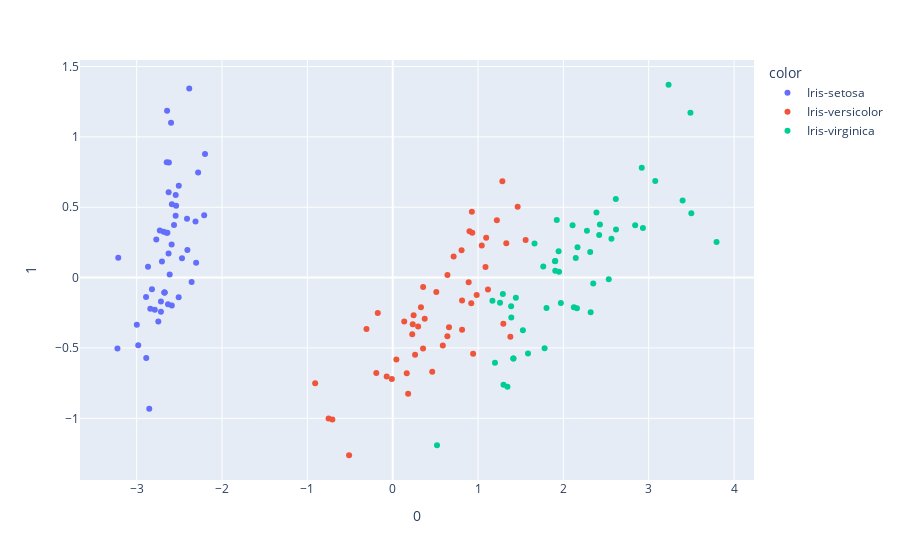

This figure's notebook cell:
### Code cell
import plotly.express as px
from sklearn.decomposition import PCA
X = features
pca = PCA(n_components=2)
components = pca.fit_transform(X)
fig = px.scatter(components, x=0, y=1, color=data['Species'])
fig.show()
